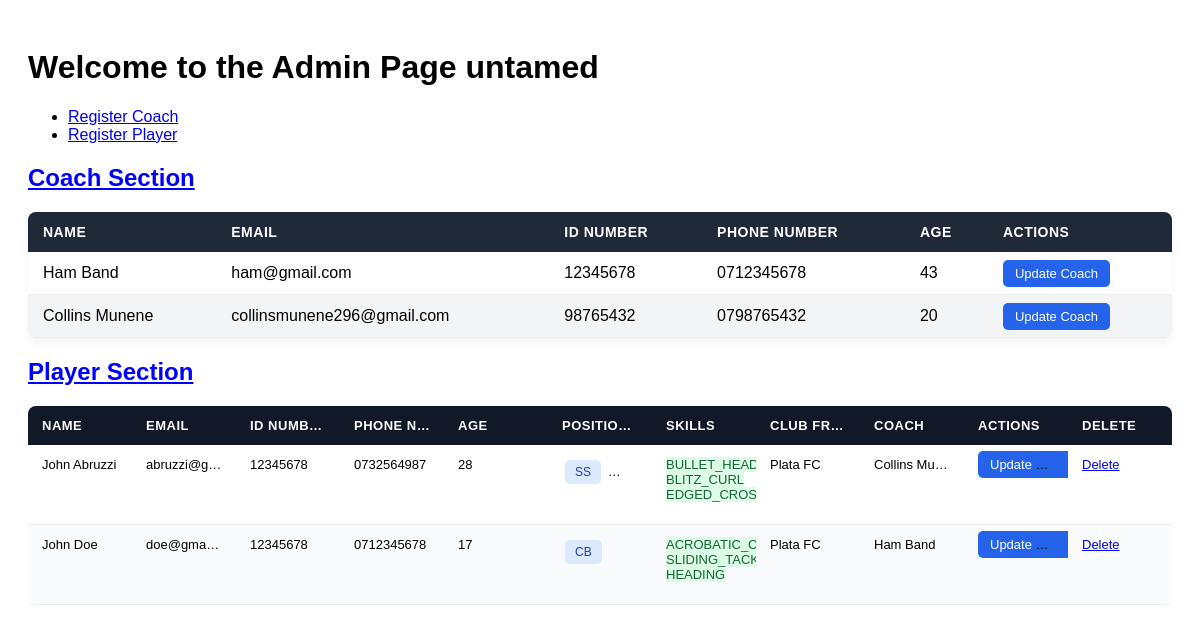
Page /admin (signed in) on the earlier database version.
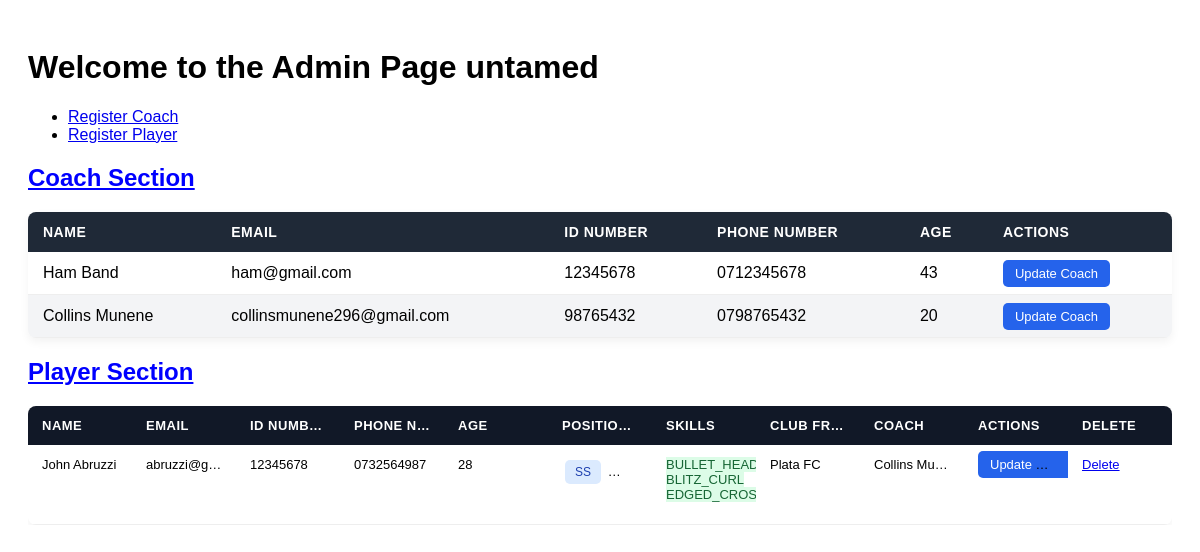
Same page on the later database version.
### apps/models.py (models this page shows, shortened)
class Coach(models.Model):
    name = models.CharField(max_length=30)
    user = models.OneToOneField(User, on_delete=models.CASCADE, null=True)
    email = models.EmailField(unique=True)
    phone_number = models.CharField(max_length=10,validators=[phone_validator])
    id_no = models.CharField(max_length=8,validators=[id_validator])
    date_of_birth = models.DateField()
    created_at = models.DateTimeField(auto_now_add=True)
    @property
    def age(self):
        today = date.today()
        age = today.year - self.date_of_birth.year
        if (today.month, today.day) < (self.date_of_birth.month, self.date_of_birth.day):
            age-=1
        return age
    def __str__(self):
        return f'{self.name}'

class Player(models.Model):
    name = models.CharField(max_length=30)
    user = models.OneToOneField(User, on_delete=models.CASCADE, null=True)
    email = models.EmailField(unique=True)
    date_of_birth = models.DateField()
    phone_number = models.CharField(max_length=10, validators=[phone_validator])
    id_no = models.CharField(max_length=8, validators=[id_validator], blank=True)
    skills = models.ManyToManyField(Skills)
    coach = models.ForeignKey(Coach, on_delete=models.SET_NULL, null=True)
    player_position = models.ManyToManyField(Position)
    contract = models.OneToOneField(Contract, on_delete=models.CASCADE, null=True)
    club_before = models.ForeignKey(Club, on_delete=models.SET_NULL, null=True, blank=True, related_name="previous_players")
    current_club = models.ForeignKey(Club, on_delete=models.SET_NULL, null=True, related_name='current_players')
    created_at = models.DateTimeField(auto_now_add=True)
    class Activity(models.TextChoices):
        BENCH = "BENCH", "Bench"
        SUB = "SUBSTITUTE", "Substitute"
        STARTING = "STARTING_11", "Starting_11"
    activity = models.CharField(choices=Activity.choices)
    @property
    def age(self):
        today = date.today()
        age = today.year - self.date_of_birth.year
        if (today.month, today.day) < (self.date_of_birth.month, self.date_of_birth.day):
            age -= 1
        return age
    class Meta:
        ordering = ['-created_at']

class Position(models.Model):
    POSITION_CHOICES = [
        ('GK', 'Goalkeeper'),
        ('CB', 'Center Back'),
        ('RB', 'Right Back'),
        ('LB', 'Left Back'),
        ('DMF', 'Defensive Midfielder'),
        ('CMF', 'Center Midfielder'),
        ('AMF', 'Attacking Midfielder'),
        ('SS', 'Second Striker'),
        ('CF', 'Centre Forward'),
    ]
    position = models.CharField(max_length=3, choices=POSITION_CHOICES)

class Skills(models.Model):
    DEFENSIVE_SKILLS = [
    ('ACROBATIC_CLEARANCES', 'Acrobatic Clearances'),
    ('SLIDING_TACKLE', 'Sliding Tackle'),
    ('STANDING_TACKLE', 'Sanding Tackle'),
    ('HEADING', 'Heading'),
    ('SUPER_JUMP', 'Super Jump'),
    ]
    ATTACKING_SKILLS = [
        ('BULLET_HEADER', 'Bullet Header'),
        ('BLITZ_CURL', 'Blitz Curl'),
        ('EDGED_CROSSING', 'Edged Crossing'),
        ('OUTSIDE_CURL', 'Outside Curl'),
        ('CHIP_SHOT', 'Chip Shot'),
    ]
    PLAYER_SKILLS = DEFENSIVE_SKILLS + ATTACKING_SKILLS
    skills = models.CharField(max_length=30, choices=PLAYER_SKILLS)

class Club(models.Model):
    name = models.CharField(max_length=20, unique=True)
    location = models.CharField(max_length=20)
    region = models.CharField(max_length=20)
    class Meta:
        ordering = ['-name']
    def __str__(self):
        return self.name

### apps/views.py (the view, shortened to what this page needs)
# urls.py: path('admin', views.AdminPage.as_view(), name='admin-page'),
class AdminPage(LoginRequiredMixin, UserPassesTestMixin, View):
    def test_func(self):
        return self.request.user.is_staff
    def get(self, request):
        players = Player.objects.all()
        coaches = Coach.objects.all()
        context = {
            'players': players, 'coaches': coaches
        }
        return render(request, 'apps/admin.html', context)

### apps/templates/apps/admin.html (shortened to what this page needs)
{% extends 'apps/base.html' %}
{% block content %}
    <h1>Welcome to the Admin Page {{request.user}}</h1>
    <ul>
        <li><a href="{% url 'apps:create-coach' %}">Register Coach</a> </li>
        <Li><a href="{% url 'apps:register-player' %}">Register Player</a></Li>
    </ul>
    <h2 style="color: blue; text-decoration: underline;">Coach Section</h2>
    <table class="coach-table">
        <thead>
            <tr>
                <th>Name</th>
                <th>Email</th>
                <th>Id Number</th>
                <th>Phone Number</th>
                <th>Age</th>
                <th>Actions</th>
            </tr>
        </thead>
        <tbody>
             {% for coach in coaches %}
             <tr>
                <td>{{coach.name}}</td>
                <td>{{coach.email}}</td>
                <td>{{coach.id_no}}</td>
                <td>{{coach.phone_number}}</td>
                <td>{{coach.age}}</td>
                <td><a class="btn-update" href="{% url 'apps:update-coach' coach.id %}">Update Coach</a></td>
             </tr>
             {% empty %}
             <tr>
                <td>No registered coach yet.</td>
             </tr>
             {% endfor %}
        </tbody>
    </table>
    <h2 style="color: blue; text-decoration: underline;">Player Section</h2>
    <div class="table-container">
        <table class="player-table">
            <thead>
                <tr>
                    <th>Name</th>
                    <th>Email</th>
                    <th>Id Number</th>
                    <th>Phone Number</th>
                    <th>Age</th>
                    <th>Position(s)</th>
                    <th>Skills</th>
                    <th>Club From</th>
                    <th>Coach</th>
                    <th>Actions</th>
                    <th>Delete</th>
                </tr>
            </thead>
            <tbody>
                {% for player in players %}
                    <tr>
                        <td>{{player.name}}</td>
                        <td class="truncate">{{player.email}}</td>
                        <td>{{player.id_no}}</td>
                        <td>{{player.phone_number}}</td>
                        <td>{{player.age}}</td>
                        <td>
                            {% for position in player.player_position.all %}
                                <span class="tag position">{{position.position}}</span>
                            {% empty %}
                                <span class="muted">None</span>
                            {% endfor %}
                        </td>
                        <td>
                            <div class="skills-cell">
                                {% for skill in player.skills.all %}
                                    <span class="skill">{{skill.skills}}</span>
                                {% empty %}
                                    <span class="muted">Empty</span>
                                {% endfor %}
                            </div>
                        </td>
                        <td>{{player.club_before}}</td>
                        <td>{{player.coach}}</td>
                        <td>
                            <a class="btn-update" href="{% url 'apps:update-player' player.id %}">Update Player</a>
                        </td>
                        <td><a href="{% url 'apps:delete-player' player.id%}">Delete</a></td>
                    </tr>
                {% empty %}
                    <tr>
                        <td colspan="10" style="color: red;">We are working on the players table!!! Sorry for the inconveniences caused.</td>
                    </tr>
                {% endfor %}
            </tbody>
        </table>
    </div>
{% endblock %}

Differences in the rows shown:
removed Player: name "John Doe", email "doe@gma…", id_no "12345678", phone_number "0712345678", age "17", club_before "Plata FC", coach "Ham Band"
no longer on this page (row unchanged): Position: position "CB", shown under "John Doe"
no longer on this page (row unchanged): Skills: skills "ACROBAT…", shown under "John Doe"
no longer on this page (row unchanged): Skills: skills "SLIDING_…", shown under "John Doe"
no longer on this page (row unchanged): Skills: skills "HEADING", shown under "John Doe"
